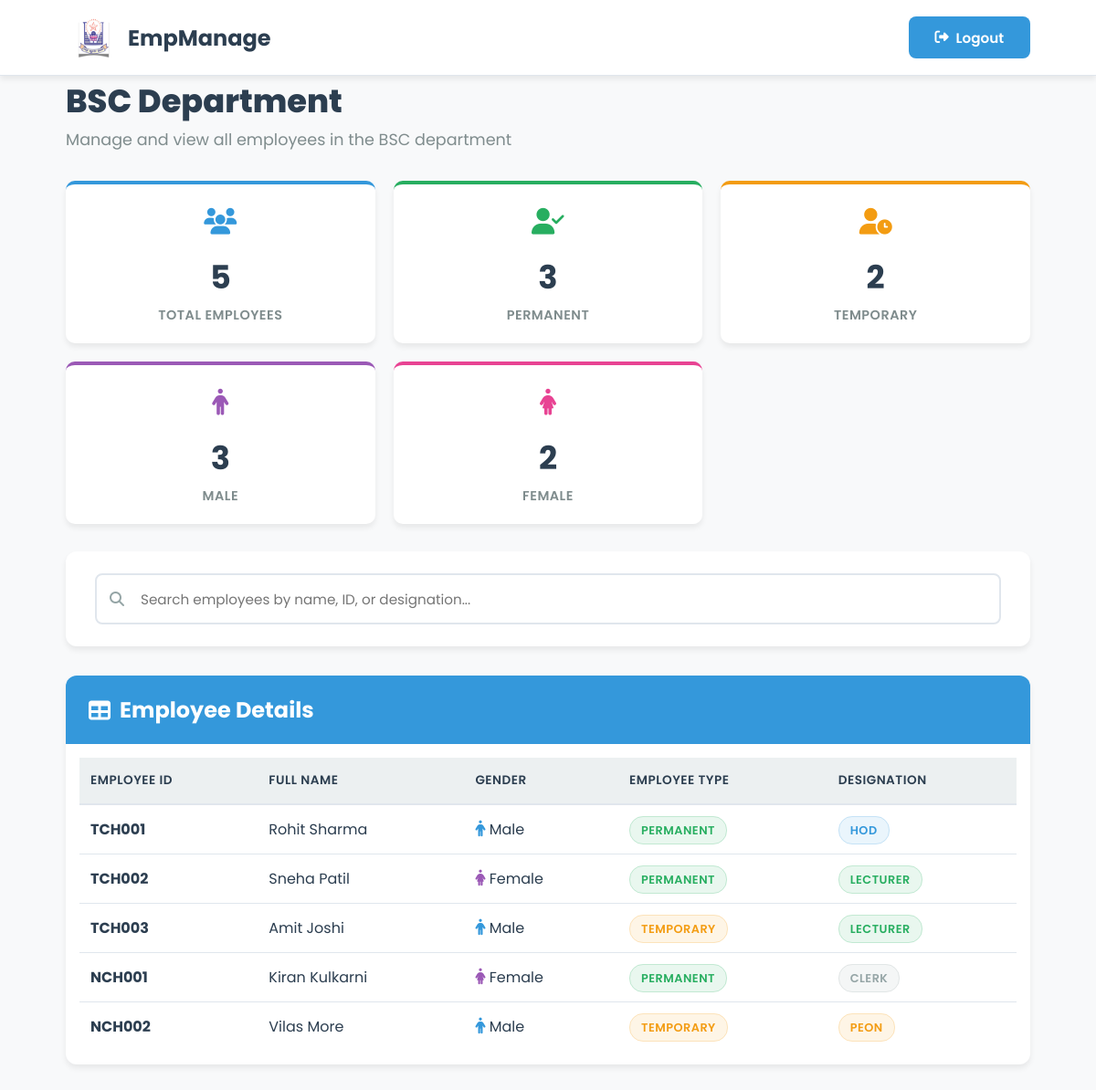
Page /department/BSC/ (signed in) on the committed database.
### employees/models.py (models this page shows, shortened)
class Department(models.Model):
    name = models.CharField(max_length=100)
    created_at = models.DateTimeField(auto_now_add=True)
    updated_at = models.DateTimeField(auto_now=True)

class Employee(models.Model):
    CATEGORY_CHOICES = [('Teaching','Teaching'), ('Non-Teaching','Non-Teaching')]
    TYPE_CHOICES = [('Temporary','Temporary'), ('Permanent','Permanent')]
    employee_id = models.CharField(max_length=10, primary_key=True)  # TCH001 / NTC001
    first_name = models.CharField(max_length=50)
    last_name = models.CharField(max_length=50, null=True)
    short_name = models.CharField(max_length=20, blank=True, null=True)
    photo = models.ImageField(upload_to=employee_photo_upload_path, blank=True, null=True)
    employee_type = models.CharField(max_length=20, choices=TYPE_CHOICES)
    category = models.CharField(max_length=20, choices=CATEGORY_CHOICES)
    department = models.ForeignKey(Department, on_delete=models.SET_NULL, null=True)
    designation = models.ForeignKey(Designation, on_delete=models.SET_NULL, null=True)
    qualifications = models.CharField(max_length=255, null=True, blank=True)
    created_at = models.DateTimeField(auto_now_add=True)
    updated_at = models.DateTimeField(auto_now=True)

### employees/views.py (the view)
# urls.py: path('department/<str:dept_name>/', department_details_view, name='department_details'),
@login_required
def department_details_view(request, dept_name):
    department = get_object_or_404(Department, name=dept_name)
    employees = Employee.objects.filter(department=department)
    total_employees = employees.count()
    permanent_count = employees.filter(employee_type='Permanent').count()
    temporary_count = employees.filter(employee_type='Temporary').count()
    male_count = EmployeePersonalDetails.objects.filter(employee__in=employees, gender='Male').count()
    female_count = EmployeePersonalDetails.objects.filter(employee__in=employees, gender='Female').count()
    context = {
        'department': department,
        'employees': employees,
        'total_employees': total_employees,
        'permanent_count': permanent_count,
        'temporary_count': temporary_count,
        'male_count': male_count,
        'female_count': female_count,
    }
    return render(request, 'department_details.html', context)

### templates/department_details.html (shortened to what this page needs)
<!DOCTYPE html>
{% load static %}
<html lang="en">
<head>
    <link rel="stylesheet" href="https://cdnjs.cloudflare.com/ajax/libs/font-awesome/6.4.0/css/all.min.css">
</head>
<body>
    <header id="header">
        <nav>
            <div class="logo" onclick="gotodash()">
                <img src="{% static 'images/icon.png' %}" alt="Logo" class="logo-img">
                <span>EmpManage</span>
            </div>
            <div class="user-info">
                <button class="logout-btn" onclick="logout()">
                    <i class="fas fa-sign-out-alt"></i>
                    Logout
                </button>
            </div>
        </nav>
    </header>
    <div class="container">
        <div id="dashboard-page">
            <div class="page-header">
                <div>
                    <h1>{{ department.name }} Department</h1>
                    <p>Manage and view all employees in the {{ department.name }} department</p>
                </div>
            </div>
            <div class="dashboard">
                <div class="stat-card total">
                    <div class="stat-icon">
                        <i class="fas fa-users"></i>
                    </div>
                    <div class="stat-number" id="total-count">{{ total_employees }}</div>
                    <div class="stat-label">Total Employees</div>
                </div>
                <div class="stat-card permanent">
                    <div class="stat-icon">
                        <i class="fas fa-user-check"></i>
                    </div>
                    <div class="stat-number" id="permanent-count">{{ permanent_count }}</div>
                    <div class="stat-label">Permanent</div>
                </div>
                <div class="stat-card temporary">
                    <div class="stat-icon">
                        <i class="fas fa-user-clock"></i>
                    </div>
                    <div class="stat-number" id="temporary-count">{{ temporary_count }}</div>
                    <div class="stat-label">Temporary</div>
                </div>
                <div class="stat-card male">
                    <div class="stat-icon">
                        <i class="fas fa-male"></i>
                    </div>
                    <div class="stat-number" id="male-count">{{ male_count }}</div>
                    <div class="stat-label">Male</div>
                </div>
                <div class="stat-card female">
                    <div class="stat-icon">
                        <i class="fas fa-female"></i>
                    </div>
                    <div class="stat-number" id="female-count">{{ female_count }}</div>
                    <div class="stat-label">Female</div>
                </div>
            </div>
            <div class="search-container">
                <div class="search-box">
                    <i class="fas fa-search"></i>
                    <input type="text" id="search-input" placeholder="Search employees by name, ID, or designation...">
                </div>
            </div>
            <div class="employees-container">
                <div class="table-header">
                    <h2><i class="fas fa-table"></i> Employee Details</h2>
                </div>
                <div class="table-container">
                    <table class="employee-table">
                        <thead>
                            <tr>
                                <th>Employee ID</th>
                                <th>Full Name</th>
                                <th>Gender</th>
                                <th>Employee Type</th>
                                <th>Designation</th>
                            </tr>
                        </thead>
                        <tbody id="employees-table-body">
                            {% for emp in employees %}
                            <tr class="clickable-row" data-href="{% url 'employee_profile' emp.employee_id %}">
                                <td class="emp-id">{{ emp.employee_id }}</td>
                                <td>{{ emp.first_name }} {{ emp.last_name }}</td>
                                <td>
                                    {% if emp.employeepersonaldetails.gender == 'Male' %}
                                        <i class="fas fa-male gender-icon male-icon"></i> Male
                                    {% else %}
                                        <i class="fas fa-female gender-icon female-icon"></i> Female
                                    {% endif %}
                                </td>
                                <td>
                                    {% if emp.employee_type == 'Permanent' %}
                                        <span class="type-badge permanent-badge">Permanent</span>
                                    {% else %}
                                        <span class="type-badge temporary-badge">Temporary</span>
                                    {% endif %}
                                </td>
                                <td>
                                    {% if emp.designation.name == 'HOD' %}
                                        <span class="designation-badge hod-badge">HOD</span>
                                    {% elif emp.designation.name == 'Lecturer' %}
                                        <span class="designation-badge lecturer-badge">Lecturer</span>
                                    {% elif emp.designation.name == 'Clerk' %}
                                        <span class="designation-badge clerk-badge">Clerk</span>
                                    {% elif emp.designation.name == 'Peon' %}
                                        <span class="designation-badge peon-badge">Peon</span>
                                    {% elif emp.designation.name == 'Attendant' %}
                                        <span class="designation-badge attendant-badge">Attendant</span>
                                    {% else %}
                                        <span class="designation-badge">{{ emp.designation.name }}</span>
                                    {% endif %}
                                </td>
                            </tr>
                            {% empty %}
                            <tr>
                                <td colspan="5" style="text-align: center; padding: 2rem; color: var(--text-light);">
                                    No employees found in this department.
                                </td>
                            </tr>
                            {% endfor %}
                        </tbody>
                    </table>
                </div>
            </div>
        </div>
    </div>
</body>
</html>

### rows in the picture
Department: name "BSC"
Employee: employee_id "TCH001", first_name "Rohit", last_name "Sharma", shows "Male", employee_type "PERMANENT", shows "HOD"
Employee: employee_id "TCH002", first_name "Sneha", last_name "Patil", shows "Female", employee_type "PERMANENT", shows "LECTURER"
Employee: employee_id "TCH003", first_name "Amit", last_name "Joshi", shows "Male", employee_type "TEMPORARY", shows "LECTURER"
Employee: employee_id "NCH001", first_name "Kiran", last_name "Kulkarni", shows "Female", employee_type "PERMANENT", shows "CLERK"
Employee: employee_id "NCH002", first_name "Vilas", last_name "More", shows "Male", employee_type "TEMPORARY", shows "PEON"

### other values in the picture
{{ total_employees }} "5"
{{ permanent_count }} "3"
{{ temporary_count }} "2"
{{ male_count }} "3"
{{ female_count }} "2"
